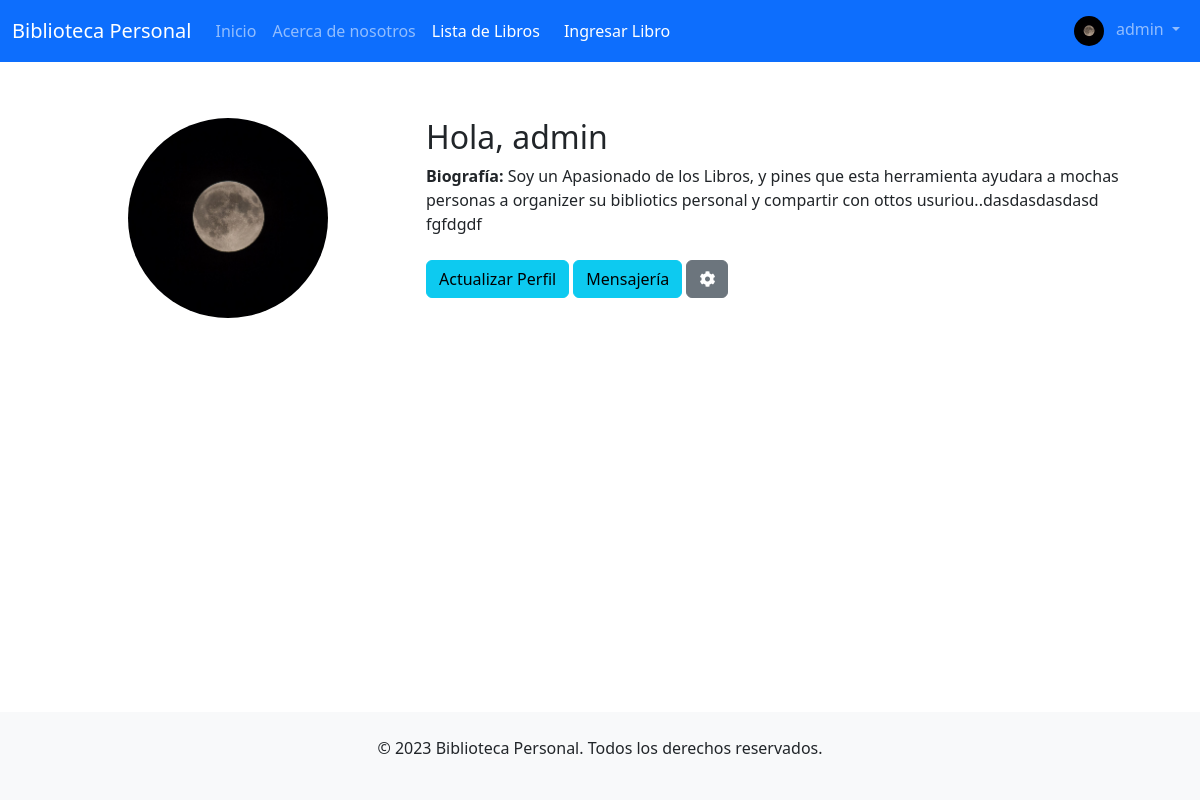
The page /usuarios/registro/perfil/ (signed in) on the database its author committed.
### usuarios/models.py (models this page shows)
class UserProfile(models.Model):
    user = models.OneToOneField(User, on_delete=models.CASCADE)
    profile_image = models.ImageField(upload_to='profile_images/', null=True, blank=True)
    bio = RichTextField(blank=True, null=True)

### usuarios/views.py (the view)
# urls.py: path('perfil/', views.perfil, name='perfil'),
@login_required
def perfil(request):
    profile, created = UserProfile.objects.get_or_create(user=request.user)
    if request.method == "POST":
        form = UserProfileForm(request.POST, request.FILES, instance=profile)
        if form.is_valid():
            form.save()
            messages.success(request, "Perfil actualizado con éxito.")
        else:
            messages.error(request, "Hubo un error al actualizar el perfil.")
    else:
        form = UserProfileForm(instance=profile)
    return render(request, 'usuarios/perfil.html', {'profile': profile, 'form': form})

### usuarios/templates/usuarios/perfil.html (shortened to what this page needs)
{% extends "inicio/homepage.html" %}
{% load static %}
{% block content %}
<div class="container mt-5">
  <div class="row">
    <div class="col-md-4">
      <div class="text-center">
        {% if profile.profile_image %}
        <img src="{{ profile.profile_image.url }}" class="rounded-circle" width="200" height="200" />
        {% else %}
        <img src="{% static 'img/default_profile.jpg' %}" class="rounded-circle" width="200" height="200" />
        {% endif %}
      </div>
    </div>
    <div class="col-md-8">
      <h2>Hola, {{ user.username }}</h2>
      <p><strong>Biografía:</strong> {{ profile.bio }}</p>
      <button type="button" class="btn btn-info mt-2" data-bs-toggle="modal" data-bs-target="#editProfileModal">
        Actualizar Perfil
      </button>
      <button type="button" class="btn btn-info mt-2" onclick="location.href='{% url 'bandeja_entrada' %}'">
        Mensajería
    </button>
      <button type="button" class="btn btn-secondary mt-2" data-bs-toggle="modal" data-bs-target="#configuracionModal">
        <i class="fas fa-cog"></i>
      </button>
    </div>
  </div>
</div>
{% endblock %}

### inicio/templates/inicio/homepage.html (shortened to what this page needs)
{% load static %}
<!DOCTYPE html>
<html lang="en">
  <head>
    <link rel="stylesheet" href="{% static 'css/bootstrap.min.css' %}" />
    <link
      rel="stylesheet"
      type="text/css"
      href="{% static 'css/custom.css' %}"
    />
    <link
      rel="stylesheet"
      href="https://cdnjs.cloudflare.com/ajax/libs/font-awesome/5.15.3/css/all.min.css"
    />
  </head>
  <body class="d-flex flex-column vh-100">
    <nav class="navbar navbar-expand-lg navbar-dark bg-primary">
      <div class="container-fluid">
        <a class="navbar-brand" href="{% url 'homepage' %}"
          >Biblioteca Personal</a
        >
        <div class="collapse navbar-collapse" id="navbarNav">
          <ul class="navbar-nav">
            <li class="nav-item">
              <a class="nav-link" href="{% url 'homepage' %}">Inicio</a>
            </li>
            <li class="nav-item">
              <a class="nav-link" href="{% url 'about' %}"
                >Acerca de nosotros</a
              >
            </li>
            {% if user.is_authenticated %}
            <li class="nav-item">
              <a
                class="nav-link btn btn-success text-white me-2"
                href="{% url 'lista_libros' %}"
                >Lista de Libros</a
              >
            </li>
            <li class="nav-item">
              <a
                class="nav-link btn btn-success text-white me-2"
                href="{% url 'ingresar_libro' %}"
                >Ingresar Libro</a
              >
            </li>
            {% endif %}
          </ul>
          <ul class="navbar-nav ms-auto">
            {% if user.is_authenticated %}
            <li class="nav-item dropdown">
              <a
                class="nav-link dropdown-toggle"
                href="#"
                id="navbarDropdown"
                role="button"
                data-bs-toggle="dropdown"
                aria-expanded="false"
              >
                {% if user.userprofile.profile_image %}
                <img
                  src="{{ user.userprofile.profile_image.url }}"
                  class="rounded-circle me-2"
                  width="30"
                  height="30"
                  alt="{{ user.username }}"
                />
                {% endif %} {{ user.username }}
              </a>
            </li>
            {% endif %}
          </ul>
        </div>
      </div>
    </nav>
    <main class="container my-2 flex-grow-1">
       {% block content %}{% endblock %}
    </main>
    <footer class="bg-light py-4 mt-auto">
      <div class="container text-center">
        <p>&copy; 2023 Biblioteca Personal. Todos los derechos reservados.</p>
      </div>
    </footer>
  </body>
</html>

### static/css/custom.css (style rules this page uses)
.navbar { margin-bottom: 0; }
.navbar-nav.ml-auto, .navbar-nav, .navbar-end { display: flex; align-items: center; }
.navbar { z-index: 1050; / }

### rows shown on the page
UserProfile: profile_image (picture), bio "Soy un Apasionado de los Libros, y pines que esta herramienta ayudara a mochas personas a organizer su bibliotics personal y compartir con ottos usuriou..dasdasdasdasd fgfdgdf"

### other values the page prints
{{ user.username }} "admin"
